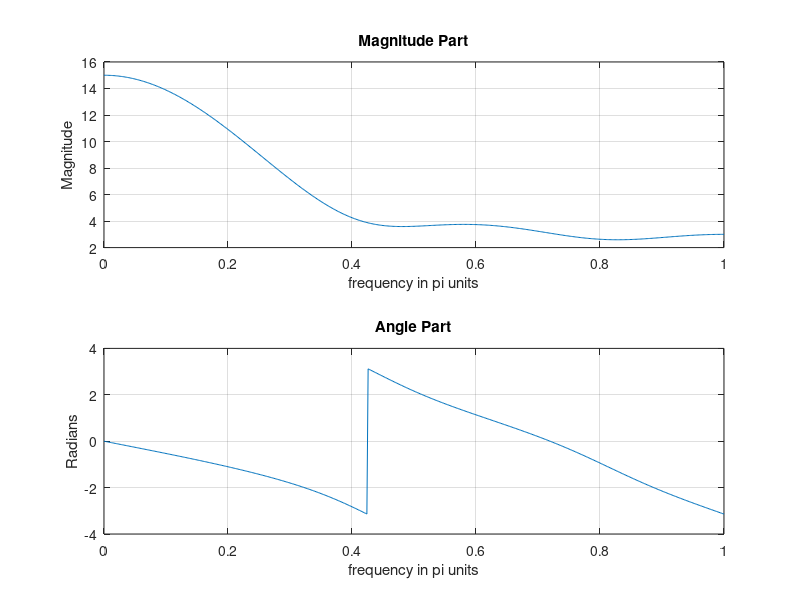

MATLAB code for this plot:
n=-1:3; 
x = 1:5; 
k = 0:500; 
w = (pi/500)*k;
X=x*(exp(-j*pi/500)) .^ (n'*k);
w = [0:1:500]*pi/500;

X
  magX = abs(X); 
  angX = angle(X); 

  figure;
  subplot(2,1,1); plot(w/pi,magX); grid
  xlabel('frequency in pi units'); title('Magnitude Part'); ylabel('Magnitude')
  subplot(2,1,2); plot(w/pi,angX); grid
  xlabel('frequency in pi units'); title('Angle Part'); ylabel('Radians')
